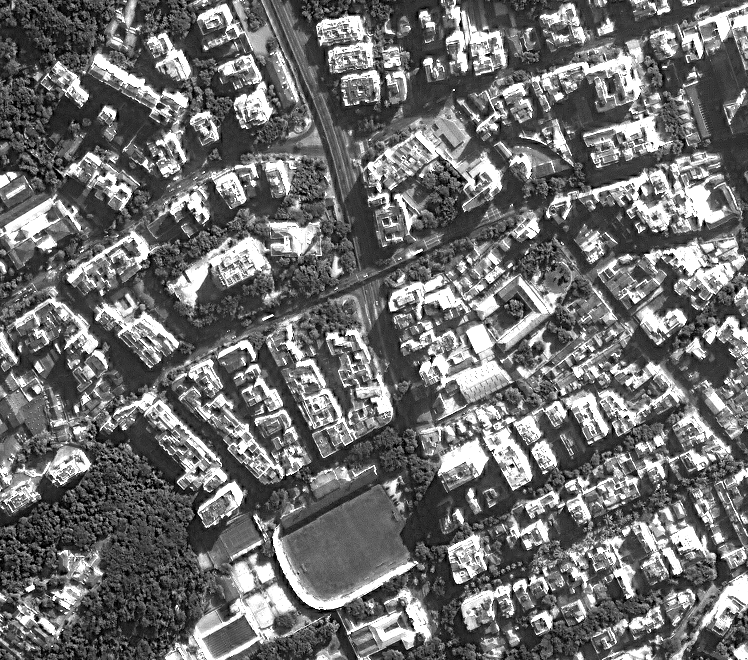
%> input picture computacao-grafica/octave/img/laranjeiras_r.tif, 748 x 660 px
$ octave exercicio6.m   (GNU Octave 9; MATLAB toolbox functions it lacks are replaced by stand-ins)
%> lines starting %> are read from the running program, lines starting %| are printed output that depends on the picture; in (x1, y1, x2, y2) boxes, pixels count from 0 and x2, y2 are one past the last pixel; in counts of white or black regions, pixels touching at a corner belong together; the program's own positions count from 1
red = imread("laranjeiras_r.tif");
%> red is the input picture: size 660x748x3 uint8; min 0, max 255, mean 111
green = imread("laranjeiras_g.tif");
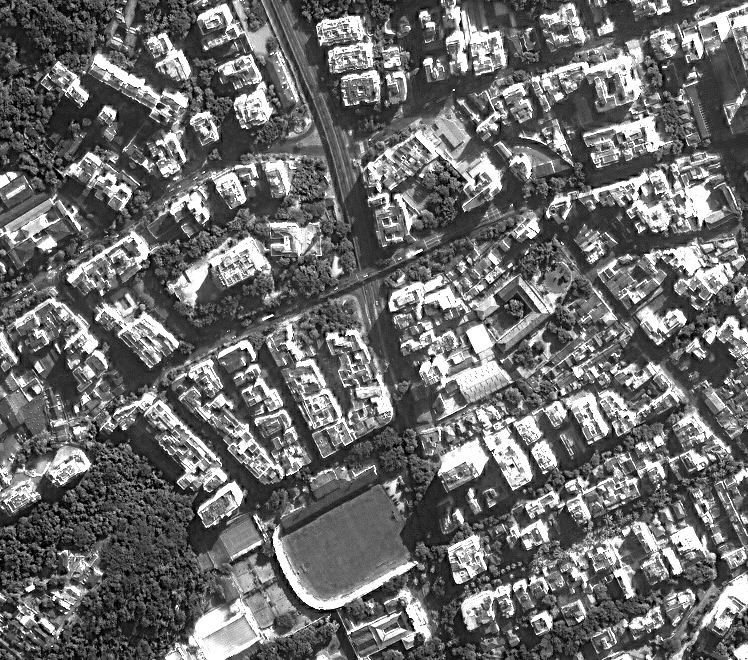
%> input picture computacao-grafica/octave/img/laranjeiras_g.tif, 748 x 660 px
%> green is the input picture: size 660x748x3 uint8; min 0, max 255, mean 108.6
blue = imread("laranjeiras_b.tif");
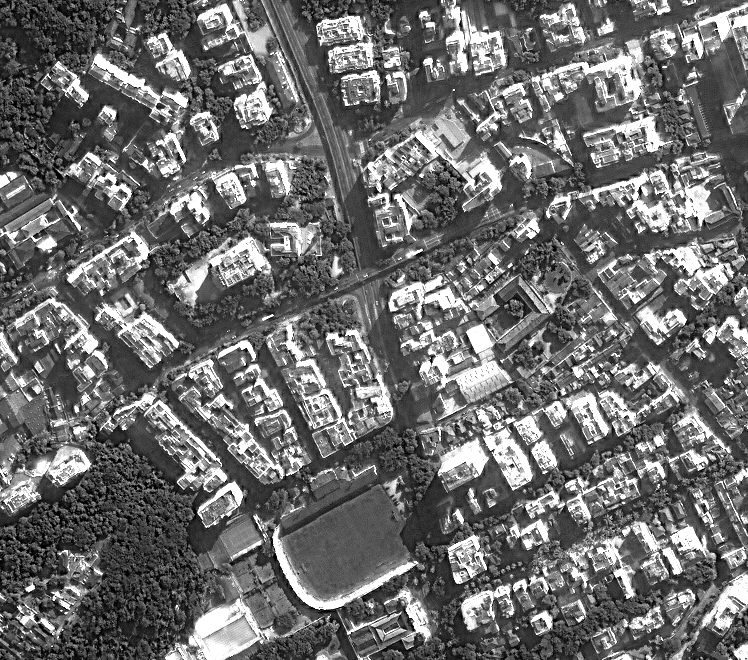
%> input picture computacao-grafica/octave/img/laranjeiras_b.tif, 748 x 660 px
%> blue is the input picture: size 660x748x3 uint8; min 0, max 255, mean 109.3
inf = imread("laranjeiras_nir.tif");
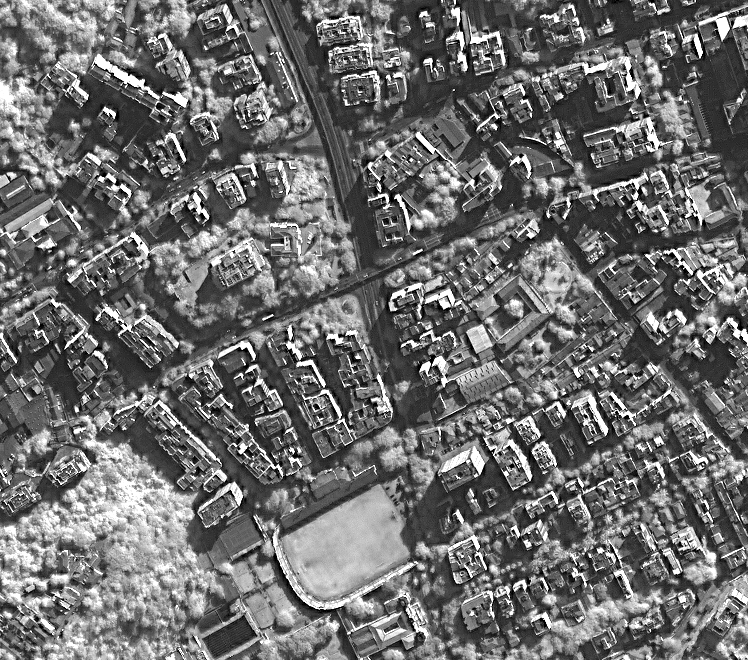
%> input picture computacao-grafica/octave/img/laranjeiras_nir.tif, 748 x 660 px
%> inf is the input picture: size 660x748x3 uint8; min 0, max 255, mean 109.5

r = im2double(red);
g = im2double(green);
b = im2double(blue);
nir = im2double(inf);

NDVI = (nir - r) ./ (nir + r);
%> NDVI: size 660x748x3 double; 0.07% of the values are NaN or infinite; the others: min -1, max 1, mean 0.000396
veg = NDVI > 0.4;
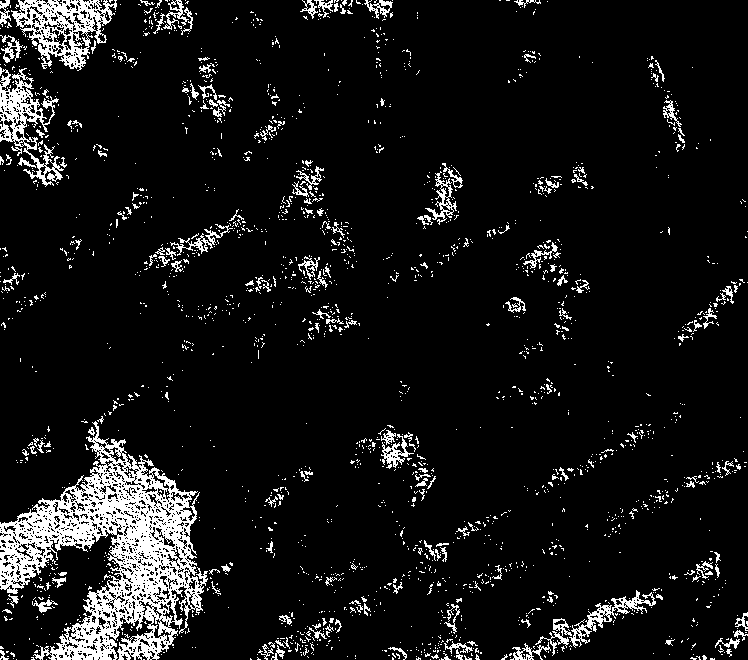
%> veg: size 660x748x3 logical; 8.5% white; 2091 white regions (1912 under 20 px), largest, box (x1, y1, x2, y2) and area: (0, 421, 208, 660) 18852, (11, 0, 117, 71) 3197, (0, 67, 64, 187) 2309

RGB = cat(3, red, green, blue);

noveg = 1 - NDVI;
%> noveg: size 660x748x3 double; 0.07% of the values are NaN or infinite; the others: min 0, max 2, mean 1

figure;
imshow(RGB);
%> (this line was passed over: imshow is not available in this run)

figure;
imshow(veg);

figure;
imshow(noveg);
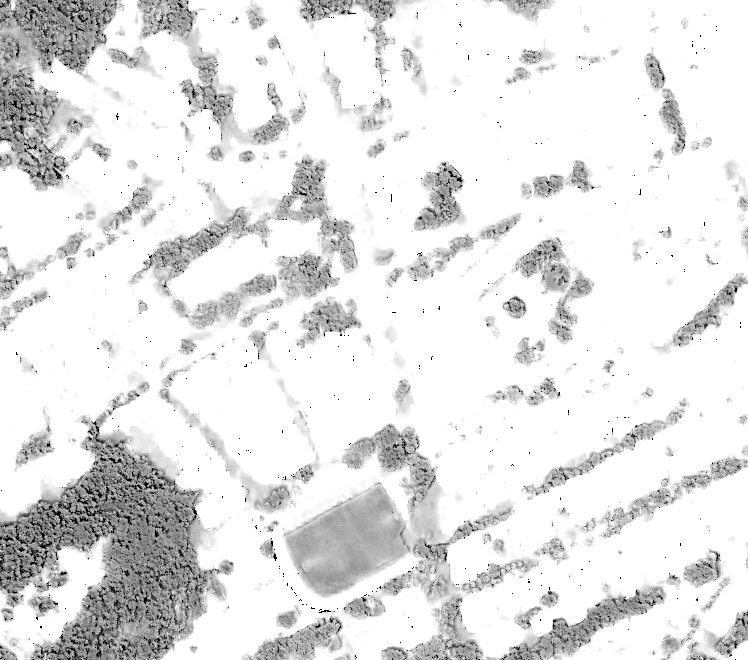
%> displayed picture: size 660x748x3, on the screen's scale of 0 to 255; min 0, max 255, mean 228.8
